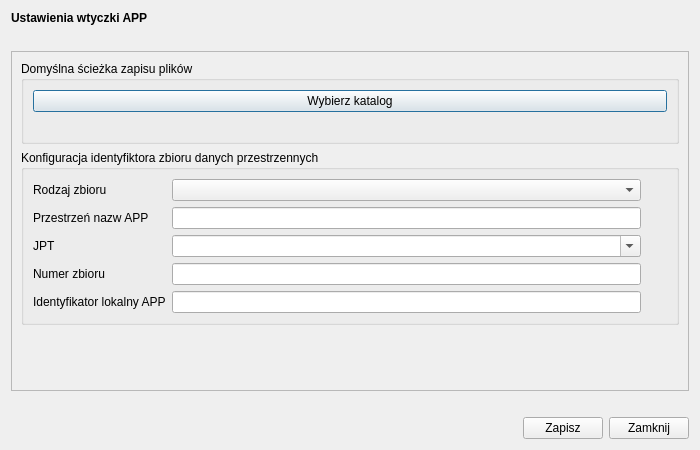
<?xml version="1.0" encoding="UTF-8"?>
<ui version="4.0">
 <class>Dialog</class>
 <widget class="QDialog" name="Dialog">
  <property name="enabled">
   <bool>true</bool>
  </property>
  <property name="geometry">
   <rect>
    <x>0</x>
    <y>0</y>
    <width>700</width>
    <height>450</height>
   </rect>
  </property>
  <property name="minimumSize">
   <size>
    <width>700</width>
    <height>0</height>
   </size>
  </property>
  <property name="windowTitle">
   <string>Dialog</string>
  </property>
  <layout class="QGridLayout" name="gridLayout_3">
   <item row="0" column="0">
    <layout class="QVBoxLayout" name="verticalLayout">
     <item>
      <widget class="QLabel" name="title_lbl">
       <property name="font">
        <font>
         <weight>75</weight>
         <bold>true</bold>
        </font>
       </property>
       <property name="text">
        <string>Ustawienia wtyczki APP</string>
       </property>
       <property name="margin">
        <number>7</number>
       </property>
      </widget>
     </item>
     <item>
      <widget class="QLabel" name="empty_lbl">
       <property name="text">
        <string/>
       </property>
      </widget>
     </item>
     <item>
      <layout class="QHBoxLayout" name="horizontalLayout">
       <item>
        <widget class="QScrollArea" name="settings_scrollArea">
         <property name="widgetResizable">
          <bool>true</bool>
         </property>
         <widget class="QWidget" name="scrollAreaWidgetContents_2">
          <property name="geometry">
           <rect>
            <x>0</x>
            <y>0</y>
            <width>676</width>
            <height>324</height>
           </rect>
          </property>
          <layout class="QVBoxLayout" name="verticalLayout_2">
           <item>
            <widget class="QgsCollapsibleGroupBox" name="verticalGroupBox">
             <property name="enabled">
              <bool>true</bool>
             </property>
             <property name="title">
              <string>Domyślna ścieżka zapisu plików</string>
             </property>
             <property name="flat">
              <bool>false</bool>
             </property>
             <property name="checkable">
              <bool>false</bool>
             </property>
             <property name="collapsed">
              <bool>false</bool>
             </property>
             <property name="saveCollapsedState">
              <bool>true</bool>
             </property>
             <layout class="QVBoxLayout" name="verticalLayout_4">
              <item>
               <widget class="QPushButton" name="folder_btn">
                <property name="text">
                 <string>Wybierz katalog</string>
                </property>
               </widget>
              </item>
              <item>
               <widget class="QLabel" name="folder_lbl">
                <property name="font">
                 <font>
                  <weight>50</weight>
                  <bold>false</bold>
                 </font>
                </property>
                <property name="text">
                 <string/>
                </property>
               </widget>
              </item>
             </layout>
            </widget>
           </item>
           <item>
            <widget class="QgsCollapsibleGroupBox" name="verticalGroupBox_2">
             <property name="title">
              <string>Konfiguracja identyfiktora zbioru danych przestrzennych</string>
             </property>
             <layout class="QVBoxLayout" name="verticalLayout_5">
              <item>
               <layout class="QGridLayout" name="gridLayout_4">
                <item row="2" column="1">
                 <widget class="QComboBox" name="jpt_lineEdit">
                  <property name="editable">
                   <bool>true</bool>
                  </property>
                  <property name="qgisRelation" stdset="0">
                   <string notr="true"/>
                  </property>
                 </widget>
                </item>
                <item row="2" column="2">
                 <widget class="QLabel" name="label_3">
                  <property name="minimumSize">
                   <size>
                    <width>20</width>
                    <height>0</height>
                   </size>
                  </property>
                  <property name="toolTip">
                   <string>Identyfikator jednostki podziału terytorialnego, dla której prowadzony jest zbiór danych przestrzennych, utworzony na podstawie identyfikatora z rejestru TERYT, bez ostatniego członu określającego rodzaj jednostki.</string>
                  </property>
                  <property name="text">
                   <string/>
                  </property>
                  <property name="pixmap">
                   <pixmap>../../../../img/info2.png</pixmap>
                  </property>
                 </widget>
                </item>
                <item row="2" column="0">
                 <widget class="QLabel" name="jpt_lbl">
                  <property name="text">
                   <string>JPT</string>
                  </property>
                 </widget>
                </item>
                <item row="4" column="0">
                 <widget class="QLabel" name="label">
                  <property name="text">
                   <string>Identyfikator lokalny APP</string>
                  </property>
                 </widget>
                </item>
                <item row="4" column="1">
                 <widget class="QLineEdit" name="edycjaILAPP">
                  <property name="placeholderText">
                   <string/>
                  </property>
                 </widget>
                </item>
                <item row="4" column="2">
                 <widget class="QLabel" name="label_5">
                  <property name="toolTip">
                   <string>Identyfikator lokalny identyfikujący jednoznacznie i unikalnie akt planowania przestrzennego w zbiorze danych przestrzennych.</string>
                  </property>
                  <property name="text">
                   <string/>
                  </property>
                  <property name="pixmap">
                   <pixmap>../../../../img/info2.png</pixmap>
                  </property>
                 </widget>
                </item>
                <item row="0" column="1">
                 <widget class="QComboBox" name="rodzajZbioru_comboBox"/>
                </item>
                <item row="0" column="0">
                 <widget class="QLabel" name="rodzajZbioru_lbl">
                  <property name="text">
                   <string>Rodzaj zbioru</string>
                  </property>
                 </widget>
                </item>
                <item row="0" column="2">
                 <widget class="QLabel" name="label_4">
                  <property name="minimumSize">
                   <size>
                    <width>20</width>
                    <height>0</height>
                   </size>
                  </property>
                  <property name="toolTip">
                   <string>Skrócona nazwa typu aktu planowania przestrzennego.</string>
                  </property>
                  <property name="text">
                   <string/>
                  </property>
                  <property name="pixmap">
                   <pixmap>../../../../img/info2.png</pixmap>
                  </property>
                 </widget>
                </item>
                <item row="1" column="0">
                 <widget class="QLabel" name="przestrzenNazw_lbl">
                  <property name="text">
                   <string>Przestrzeń nazw APP</string>
                  </property>
                 </widget>
                </item>
                <item row="3" column="0">
                 <widget class="QLabel" name="numerZbioru_lbl">
                  <property name="text">
                   <string>Numer zbioru</string>
                  </property>
                 </widget>
                </item>
                <item row="1" column="1">
                 <widget class="QgsFilterLineEdit" name="przestrzenNazw_lineEdit">
                  <property name="enabled">
                   <bool>true</bool>
                  </property>
                  <property name="tabletTracking">
                   <bool>true</bool>
                  </property>
                  <property name="readOnly">
                   <bool>true</bool>
                  </property>
                  <property name="showClearButton">
                   <bool>true</bool>
                  </property>
                  <property name="showSearchIcon">
                   <bool>false</bool>
                  </property>
                  <property name="showSpinner">
                   <bool>false</bool>
                  </property>
                  <property name="qgisRelation" stdset="0">
                   <string notr="true"/>
                  </property>
                 </widget>
                </item>
                <item row="3" column="1">
                 <widget class="QgsFilterLineEdit" name="numerZbioru_lineEdit">
                  <property name="qgisRelation" stdset="0">
                   <string notr="true"/>
                  </property>
                 </widget>
                </item>
                <item row="1" column="2">
                 <widget class="QLabel" name="label_1">
                  <property name="minimumSize">
                   <size>
                    <width>20</width>
                    <height>0</height>
                   </size>
                  </property>
                  <property name="toolTip">
                   <string>Przestrzeń nazw identyfikująca w sposób jednoznaczny źródło danych obiektu. Wartość atrybutu przestrzeń nazw powinna jednoznacznie identyfikować zbiór danych przestrzennych, do którego należy instancja typu obiektu.</string>
                  </property>
                  <property name="text">
                   <string/>
                  </property>
                  <property name="pixmap">
                   <pixmap>../../../../img/info2.png</pixmap>
                  </property>
                 </widget>
                </item>
                <item row="3" column="2">
                 <widget class="QLabel" name="label_2">
                  <property name="minimumSize">
                   <size>
                    <width>20</width>
                    <height>0</height>
                   </size>
                  </property>
                  <property name="toolTip">
                   <string>Unikalny numer, który stanowi element przestrzeni nazw Identyfikatora zbioru danych przestrzennych (§ 4 ust.1 pkt 1 lit. c Rozporządzenia) – numer ten nadaje Główny Geodeta Kraju.</string>
                  </property>
                  <property name="text">
                   <string/>
                  </property>
                  <property name="pixmap">
                   <pixmap>../../../../img/info2.png</pixmap>
                  </property>
                 </widget>
                </item>
               </layout>
              </item>
             </layout>
            </widget>
           </item>
           <item>
            <spacer name="verticalSpacer">
             <property name="orientation">
              <enum>Qt::Vertical</enum>
             </property>
             <property name="sizeHint" stdset="0">
              <size>
               <width>20</width>
               <height>40</height>
              </size>
             </property>
            </spacer>
           </item>
          </layout>
         </widget>
        </widget>
       </item>
      </layout>
     </item>
     <item>
      <widget class="QLabel" name="empty2_lbl">
       <property name="text">
        <string/>
       </property>
      </widget>
     </item>
     <item>
      <layout class="QHBoxLayout" name="horizontalLayout_2">
       <item>
        <spacer name="horizontalSpacer">
         <property name="orientation">
          <enum>Qt::Horizontal</enum>
         </property>
         <property name="sizeHint" stdset="0">
          <size>
           <width>40</width>
           <height>20</height>
          </size>
         </property>
        </spacer>
       </item>
       <item>
        <widget class="QPushButton" name="save_btn">
         <property name="text">
          <string>Zapisz</string>
         </property>
        </widget>
       </item>
       <item>
        <widget class="QPushButton" name="exit_btn">
         <property name="enabled">
          <bool>true</bool>
         </property>
         <property name="text">
          <string>Zamknij</string>
         </property>
        </widget>
       </item>
      </layout>
     </item>
    </layout>
   </item>
  </layout>
 </widget>
 <customwidgets>
  <customwidget>
   <class>QgsCollapsibleGroupBox</class>
   <extends>QGroupBox</extends>
   <header>qgscollapsiblegroupbox.h</header>
   <container>1</container>
  </customwidget>
  <customwidget>
   <class>QgsFilterLineEdit</class>
   <extends>QLineEdit</extends>
   <header>qgsfilterlineedit.h</header>
  </customwidget>
 </customwidgets>
 <tabstops>
  <tabstop>settings_scrollArea</tabstop>
  <tabstop>verticalGroupBox</tabstop>
  <tabstop>folder_btn</tabstop>
  <tabstop>verticalGroupBox_2</tabstop>
  <tabstop>jpt_lineEdit</tabstop>
  <tabstop>edycjaILAPP</tabstop>
  <tabstop>verticalGroupBox</tabstop>
  <tabstop>verticalGroupBox</tabstop>
  <tabstop>save_btn</tabstop>
  <tabstop>exit_btn</tabstop>
 </tabstops>
 <resources/>
 <connections/>
</ui>
